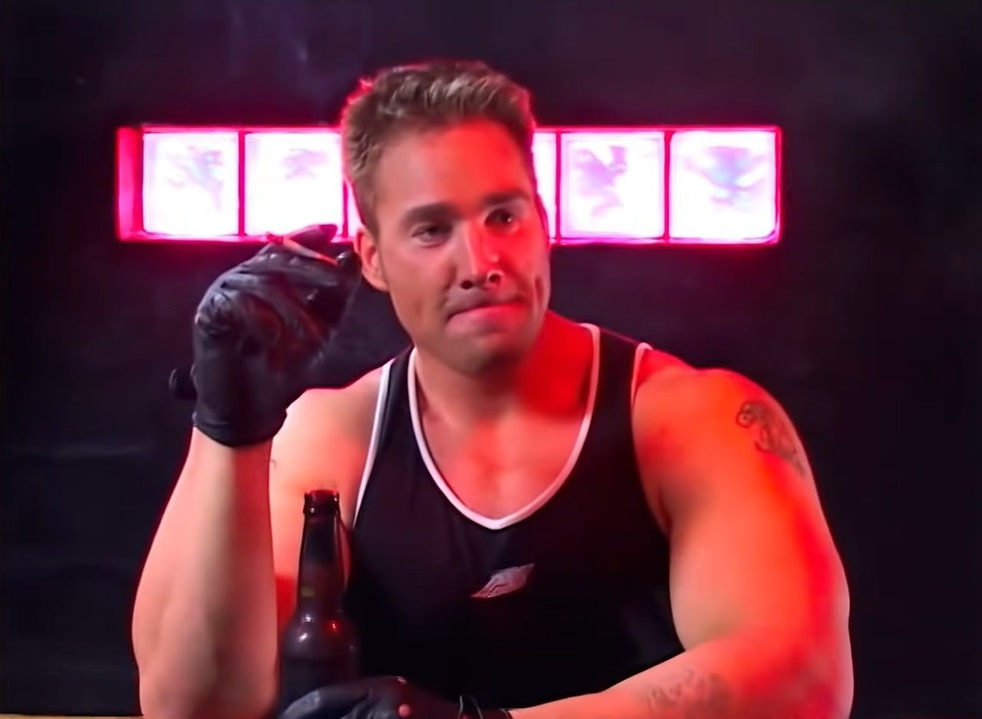
#> input picture task_5/billy.jpg, 982 x 719 px, shrunk from 1280 x 937 before the run
$ jupyter execute notebook.ipynb
#> lines starting #> are read from the running program, lines starting #| are printed output that depends on the picture
[cell 1]
import cv2
import numpy as np
import matplotlib.pyplot as plt
print(f"open cv2 ver: {cv2.__version__}")
print(cv2.__file__)

[cell 2]
clf = cv2.CascadeClassifier('haarcascade_frontalface_default.xml')

[cell 3]
image = cv2.cvtColor(cv2.imread('billy.jpg', cv2.COLOR_BGR2RGB), cv2.COLOR_BGR2RGB)
plt.imshow(image)

[cell 4]
gray_image = cv2.cvtColor(image, cv2.COLOR_RGB2GRAY)
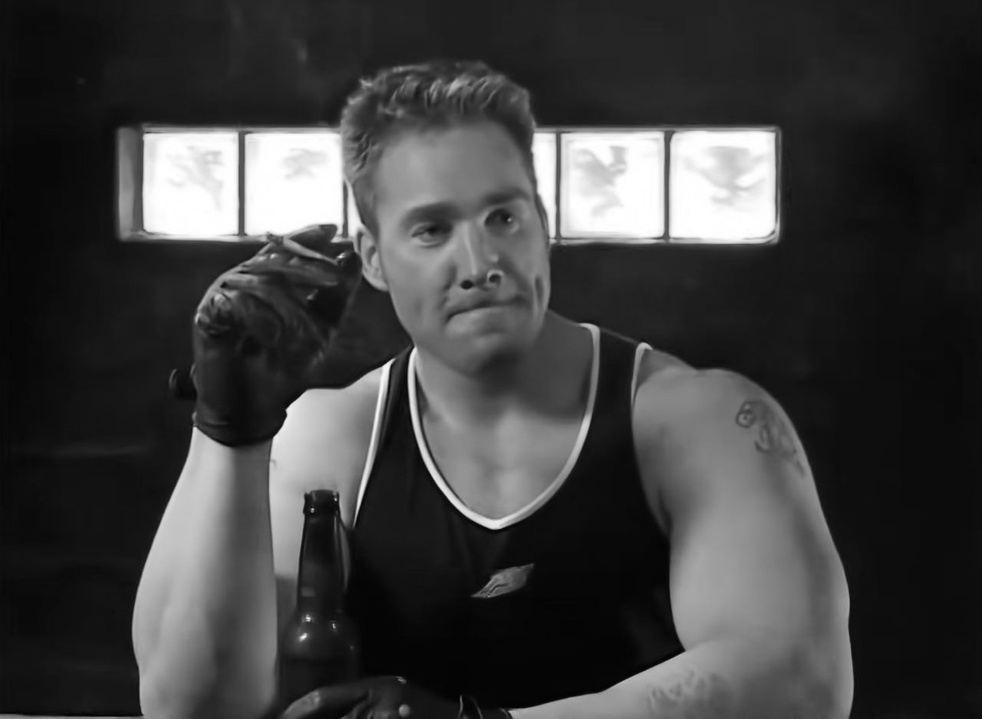
#> gray_image: shape (719, 982); min 1, max 255, mean 63.4
plt.imshow(gray_image)

# Экспериментирую с параметрами

[cell 5]
face = clf.detectMultiScale(gray_image, 1.1 , 9)
#> face = [[367, 142, 203, 203]]
image_copy = image
for (x, y, w, h) in face:
    cv2.rectangle(image_copy, (x,y), (x+w, y+h), (0, 255, 0), 2)
#> this loop made 1 pass
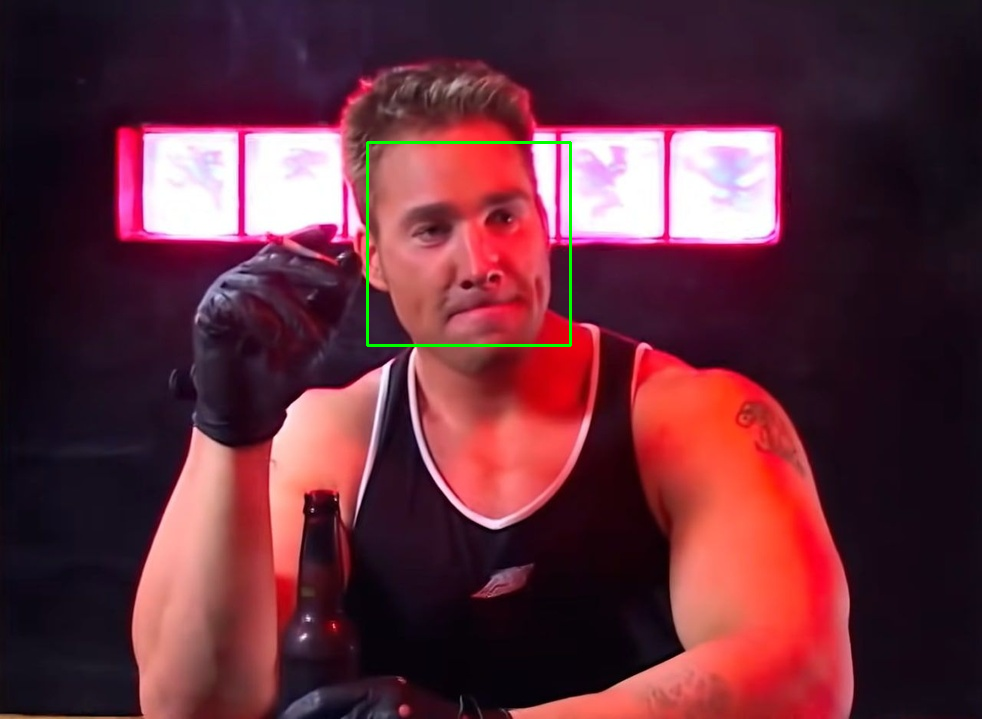
#> image_copy: shape (719, 982, 3); mean R, G, B 98.8, 46.5, 59.3
plt.imshow(image_copy)
